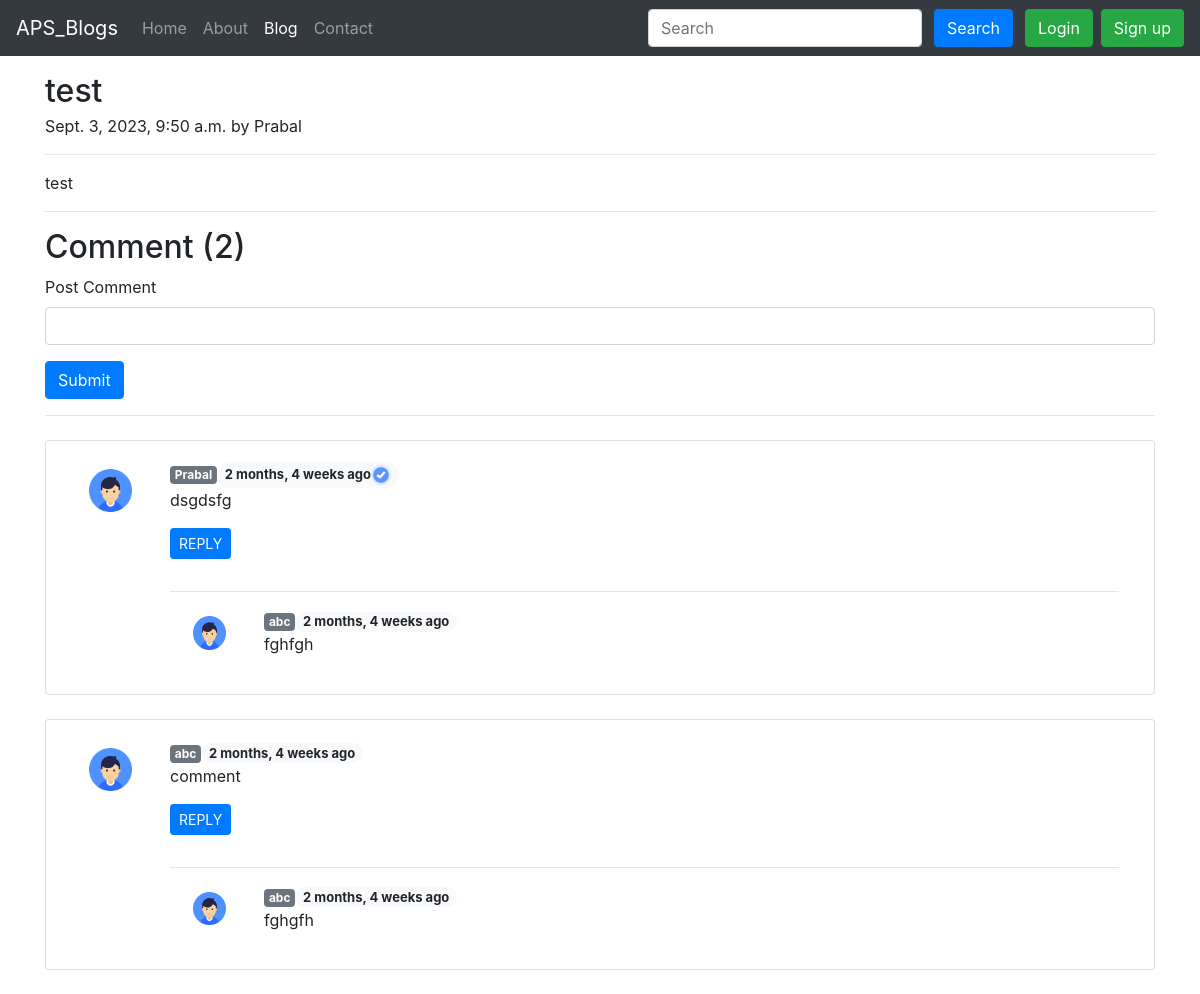
The app's page /blog/test/ with its own data.
### Blog/models.py (models this page shows, shortened)
class Post(models.Model):
    category_choices = (
        ('general', 'General'),
        ('science', 'Science'),
        ('english', 'English'),
        ('maths', 'Maths'),
        ('sst', 'SST'),
        ('gaming', 'Gaming'),
        ('news', 'News'),
        ('announcements', 'Announcements'),
        ('sports', 'Sports'),
        ('cooking', 'Cooking'),
        ('lifestyle', 'Lifestyle'),
        ('news', 'News'),
    )
    sno = models.AutoField(primary_key=True)
    title = models.CharField(max_length=100)
    text = models.TextField()
    author = models.CharField(max_length=30)
    slug = models.CharField(max_length=300)
    timeStamp = models.DateTimeField(default=datetime.now, blank=True)
    thumbnail = models.ImageField(upload_to='blog/thumbnail', default="blog/thumbnail/wallpaper.jpg")

class BlogComment(models.Model):
    sno = models.AutoField(primary_key = True)
    comment = models.TextField()
    user = models.ForeignKey(User,on_delete=models.CASCADE)
    post = models.ForeignKey(Post,on_delete=models.CASCADE)
    parent = models.ForeignKey('self',on_delete=models.CASCADE,null=True)
    timeStamp = models.DateTimeField(default=now)

### Blog/views.py (the view)
# urls.py: path('<str:slug>/',views.blogPost,name="blogPost"),
def blogPost(request, slug):
    post = Post.objects.filter(slug=slug)[0]
    comments = BlogComment.objects.filter(post=post,parent=None)
    replies = BlogComment.objects.filter(post=post).exclude(parent = None)
    replyDict =  {}
    for reply in replies:
        if reply.parent.sno not in replyDict.keys():
            replyDict[reply.parent.sno] = [reply]
        else:
            replyDict[reply.parent.sno].append(reply)
    context = {
        'post': post,
        'comments': comments,
        'replyDict':replyDict
    }
    return render(request, 'blog/blogPost.html', context=context)

### Blog/templatetags/extras.py (called while the page is built)
@register.filter(name='get_val')
def get_val(dict,key):
    return dict.get(key)

### templates/blog/blogPost.html (shortened to what this page needs)
{% extends 'base.html' %}
{% load humanize %}
{% load static %}
{% load extras %}
{% block activeBlog %}active{% endblock activeBlog %}
{% block body %}
<div class="container my-3">
    <h2 class="blog-post-title mb-1">{{post.title}}</h2>
    <p class="blog-post-meta">{{ post.timeStamp }} by <span>{{post.author}}</span></p>
    <hr class="solid">
    <p>{{post.text}}</p>
    <hr class="solid">
</div>
<div class="container">
    <h2>Comment ({{ comments.count }})</h2>
    <form action="/blog/postComment" method="post"> {% csrf_token %}
        <div class="mb-3">
            <label for="comment" class="form-label">Post Comment</label>
            <input name="comment" type="text" class="form-control" id="comment" aria-describedby="text">
        </div>
        <button type="submit" class="btn btn-primary">Submit</button>
    </form>
    <hr class="rounded">
    {% for comment in comments %}
    <div class="card my-4">
        <div class=" card-body row mx-0">
            <div class="col-md-1">
                <img src="{% static 'user.png' %}" class="rounded mx-auto w-100 d-block p-2" alt="...">
            </div>
            <div class="col-md-11">
                {% if comment.user.is_superuser %}
                <span class="badge badge-secondary">{{comment.user.username}}</span><span
                    class="badge badge-pill badge-light" style="font-size:13px;">
                    {{comment.timeStamp | naturaltime}}<img src="{% static 'adminBadge.png' %}"
                        alt="(Admin)"></span><br>{{comment.comment}}
                {% else %}
                <span class="badge badge-secondary">{{comment.user.username}}</span><span
                    class="badge badge-pill badge-light" style="font-size:13px;">
                    {{comment.timeStamp | naturaltime}}</span><br>{{comment.comment}}
                {% endif %}
                <div class="reply mx-0">
                    <a class="btn btn-primary btn-sm my-3" data-toggle="collapse" href="#replyBox{{comment.sno}}"
                        role="button" aria-expanded="false" aria-controls="replyBox{{comment.sno}}">
                        REPLY
                    </a>
                    <div class="replies my-2">
                        <hr class="solid">
                        {% for reply in replyDict|get_val:comment.sno %}
                        <div class="container my-2">
                            <div class="row my-3">
                                <div class="col-md-1">
                                    <img src="{% static 'user.png' %}" class="rounded mx-auto w-100 d-block p-2"
                                        alt="...">
                                </div>
                                <div class="col-md-11">
                                    {% if reply.user.is_superuser %}
                                    <span class="badge badge-secondary">{{reply.user.username}}</span><span
                                        class="badge badge-pill badge-light" style="font-size:13px;">
                                        {{reply.timeStamp | naturaltime}}<img src="{% static 'adminBadge.png' %}"
                                            alt="(Admin)"></span><br>{{reply.comment}}
                                    {% else %}
                                    <span class="badge badge-secondary">{{reply.user.username}}</span><span
                                        class="badge badge-pill badge-light" style="font-size:13px;">
                                        {{reply.timeStamp | naturaltime}}</span><br>{{reply.comment}}
                                    {% endif %}
                                </div>
                            </div>
                        </div>
                        {% endfor %}
                    </div>
                </div>
            </div>
        </div>
    </div>
    {% endfor %}
</div>
{% endblock body %}

### templates/base.html (shortened to what this page needs)
<!doctype html>
<html lang="en">
<head>
    <link rel="stylesheet" href="https://stackpath.bootstrapcdn.com/bootstrap/4.3.1/css/bootstrap.min.css">
</head>
<body>
    <nav class="navbar navbar-expand-lg navbar-dark bg-dark">
        <a class="navbar-brand" href="/">APS_Blogs</a>
        <div class="collapse navbar-collapse" id="navbarSupportedContent">
            <ul class="navbar-nav mr-auto">
                <li class="nav-item {% block activeHome %}{% endblock activeHome %}">
                    <a class="nav-link" href="/">Home <span class="sr-only">(current)</span></a>
                </li>
                <li class="nav-item {% block activeAbout %}{% endblock activeAbout %}">
                    <a class="nav-link" href="/about">About</a>
                </li>
                <li class="nav-item {% block activeBlog %}{% endblock activeBlog %}">
                    <a class="nav-link" href="/blog">Blog</a>
                </li>
                <li class="nav-item {% block activeContact %}{% endblock activeContact %}">
                    <a class="nav-link" href="/contact">Contact</a>
                </li>
            </ul>
            <form method="get" action="/search" class="form-inline my-2 my-lg-0">
                <input name="query" id="query" class="form-control mr-sm-2" type="search" placeholder="Search"
                    aria-label="Search">
                <button class="btn btn-primary my-2 mx-1 my-sm-0" type="submit">Search</button>
                {% if user.is_authenticated %}
                <div class="btn-group">
                    <button type="button" class="btn btn-primary dropdown-toggle mx-2" data-toggle="dropdown" aria-haspopup="true" aria-expanded="false">
                      Welcome {{user.username}}
                    </button>
                    <div class="dropdown-menu">
                      <a class="dropdown-item" href="/logout/">Logout</a>
                    </div>
                  </div>
                {% else %}
                <button type="button" class="btn btn-success mx-2" data-toggle="modal" data-target="#signinModal">
                    Login
                </button>
                <button type="button" class="btn btn-success" data-toggle="modal" data-target="#signupModal">
                    Sign up
                </button>
                {% endif %}
            </form>
        </div>
    </nav>
    {% block body %}{% endblock body %}
</body>
</html>

### records on screen
Post: title "test", timeStamp "Sept. 3, 2023, 9:50 a.m.", author "Prabal", text "test"
BlogComment: user.username "Prabal", timeStamp "2 months, 4 weeks ago", comment "dsgdsfg"
BlogComment: user.username "abc", timeStamp "2 months, 4 weeks ago", comment "fghfgh"
BlogComment: user.username "abc", timeStamp "2 months, 4 weeks ago", comment "comment"
BlogComment: user.username "abc", timeStamp "2 months, 4 weeks ago", comment "fghgfh"

### other values on screen
{{ comments.count }} "2"
